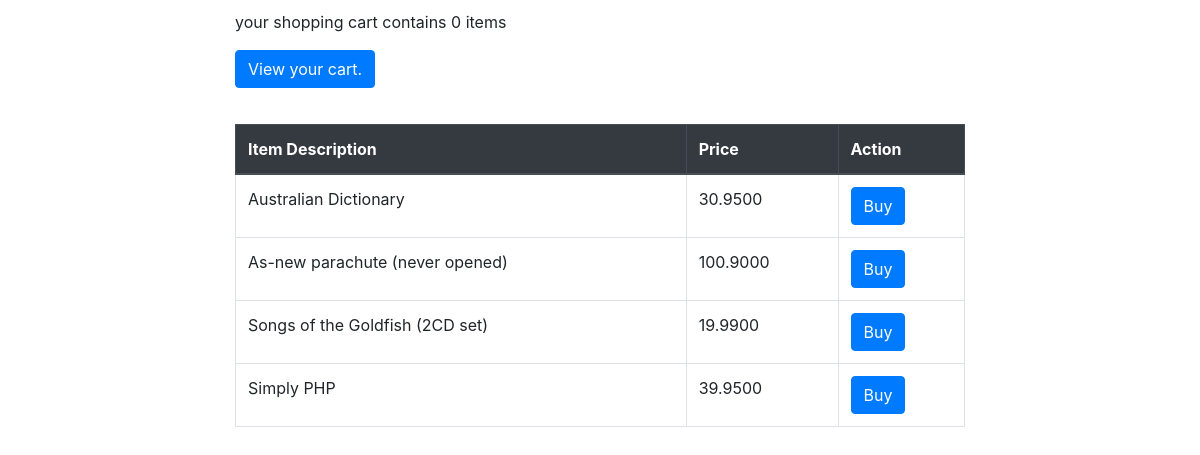
The page / on the database its author committed.
### tables this page shows
CREATE TABLE `products` (
  `id` int(11) NOT NULL AUTO_INCREMENT,
  `description` varchar(45) DEFAULT NULL,
  `price` decimal(7,4) DEFAULT NULL,
  PRIMARY KEY (`id`)
);

### index.php (called while the page is built, shortened)
<?php
  include 'includes/connection.inc.php';
  $sql = 'select * from products';
  $result = $db->query($sql);
  include_once 'catalog.html.php';

### includes/helpers.inc.php (the view)
<?php
function html($text){
  return htmlspecialchars($text, ENT_QUOTES, 'UTF-8');
}
function htmlout($text)
{
  echo html($text);
}

### catalog.html.php (shortened to what this page needs)
<?php include_once 'includes/helpers.inc.php'; ?>
<!DOCTYPE html>
<html lang="en" dir="ltr">
  <head>
    <link rel="stylesheet" href="https://stackpath.bootstrapcdn.com/bootstrap/4.4.1/css/bootstrap.min.css">
  </head>
  <body>
      <div class="container">
        <div class="row"  >
           <div class="col-md-8 margin-custom">
             <p > your shopping cart contains  <?php echo $total = (isset($_SESSION['cart'])) ? count($_SESSION['cart']) : 0 ;  ?><span> items </span> </p>
             <p > <a class="btn btn-primary" href="?cart">View your cart.</a> </p>
           </div>
       </div>
          <div class="row"  >
            <div class="col-md-8 margin-custom">
            <table  class="table table-bordered table-hover" border="1">
              <thead class="thead-dark">
                <tr>
                  <th>Item Description</th>
                  <th>Price</th>
                  <th>Action</th>
                </tr>
              </thead>
              <tbody>
                <?php while ($item = $result->fetch_assoc()) {?>
                  <tr>
                    <td><?php htmlout($item['description']); ?></td>
                    <td><?php number_format(htmlout($item['price']), 2); ?></td>
                    <td>
                      <form action="" method="post">
                        <input type="submit" class="btn btn-primary" name="action" value="Buy">
                      </form>
                    </td>
                  </tr>
                <?php } ?>
              </tbody>
            </table>
            </div>
          </div>
      </div>
  </body>
</html>

### catalog.html.php (style rules this page uses)
.margin-custom { margin: 10px auto; }

### rows shown on the page
products: description "Australian Dictionary 30.9500"
products: description "As-new parachute (never opened) 100.9000"
products: description "Songs of the Goldfish (2CD set) 19.9900"
products: description "Simply PHP 39.9500"

### other values the page prints
$total = (isset($_SESSION['cart'])) ? count($_SESSION['cart']) : 0 "0"
